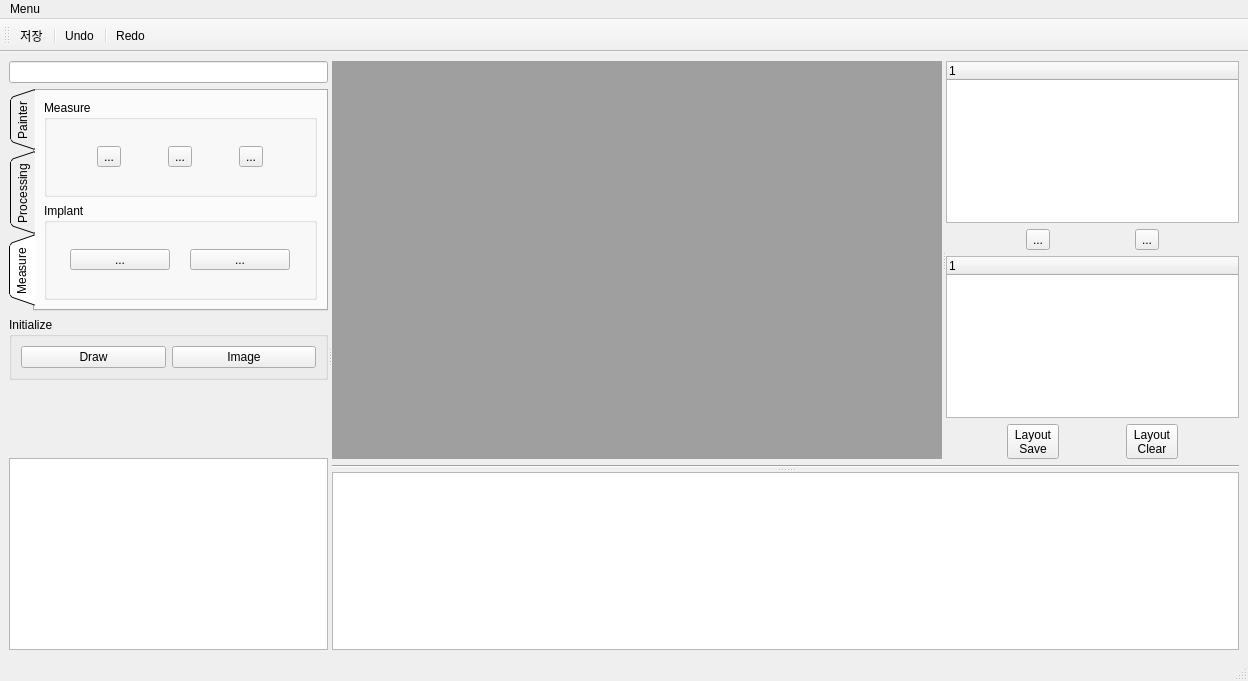
<?xml version="1.0" encoding="UTF-8"?>
<ui version="4.0">
 <class>MainWindow</class>
 <widget class="QMainWindow" name="MainWindow">
  <property name="geometry">
   <rect>
    <x>0</x>
    <y>0</y>
    <width>1248</width>
    <height>681</height>
   </rect>
  </property>
  <property name="windowTitle">
   <string>MainWindow</string>
  </property>
  <widget class="QWidget" name="centralwidget">
   <layout class="QGridLayout" name="gridLayout">
    <item row="0" column="0">
     <widget class="QSplitter" name="splitter3">
      <property name="orientation">
       <enum>Qt::Horizontal</enum>
      </property>
      <widget class="QWidget" name="layoutWidget">
       <layout class="QVBoxLayout" name="verticalLayout_5">
        <item>
         <widget class="QLineEdit" name="lineEdit"/>
        </item>
        <item>
         <widget class="QTabWidget" name="tabWidget">
          <property name="tabPosition">
           <enum>QTabWidget::West</enum>
          </property>
          <property name="tabShape">
           <enum>QTabWidget::Triangular</enum>
          </property>
          <property name="currentIndex">
           <number>2</number>
          </property>
          <widget class="QWidget" name="tab_3">
           <attribute name="title">
            <string>Painter</string>
           </attribute>
           <layout class="QVBoxLayout" name="verticalLayout">
            <item>
             <widget class="QGroupBox" name="brushGroupBox">
              <property name="title">
               <string>Brush</string>
              </property>
              <layout class="QHBoxLayout" name="horizontalLayout_6">
               <item>
                <widget class="QToolButton" name="brushToolButton">
                 <property name="text">
                  <string>Brush</string>
                 </property>
                 <property name="icon">
                  <iconset resource="Image.qrc">
                   <normaloff>:/Image/draw2.png</normaloff>:/Image/draw2.png</iconset>
                 </property>
                </widget>
               </item>
               <item>
                <widget class="QSpinBox" name="spinBox"/>
               </item>
              </layout>
             </widget>
            </item>
            <item>
             <widget class="QGroupBox" name="figureGroupBox">
              <property name="title">
               <string>Figure</string>
              </property>
              <layout class="QHBoxLayout" name="horizontalLayout_3">
               <item>
                <widget class="QToolButton" name="circleToolButton">
                 <property name="minimumSize">
                  <size>
                   <width>0</width>
                   <height>0</height>
                  </size>
                 </property>
                 <property name="text">
                  <string>...</string>
                 </property>
                 <property name="icon">
                  <iconset resource="Image.qrc">
                   <normaloff>:/Image/circle2.png</normaloff>:/Image/circle2.png</iconset>
                 </property>
                 <property name="iconSize">
                  <size>
                   <width>30</width>
                   <height>30</height>
                  </size>
                 </property>
                </widget>
               </item>
               <item>
                <widget class="QToolButton" name="triangleToolButton">
                 <property name="minimumSize">
                  <size>
                   <width>0</width>
                   <height>0</height>
                  </size>
                 </property>
                 <property name="text">
                  <string>...</string>
                 </property>
                 <property name="icon">
                  <iconset resource="Image.qrc">
                   <normaloff>:/Image/triangle2.png</normaloff>:/Image/triangle2.png</iconset>
                 </property>
                 <property name="iconSize">
                  <size>
                   <width>30</width>
                   <height>30</height>
                  </size>
                 </property>
                </widget>
               </item>
               <item>
                <widget class="QToolButton" name="rectangleToolButton">
                 <property name="minimumSize">
                  <size>
                   <width>0</width>
                   <height>0</height>
                  </size>
                 </property>
                 <property name="text">
                  <string>...</string>
                 </property>
                 <property name="icon">
                  <iconset resource="Image.qrc">
                   <normaloff>:/Image/rectangle2.png</normaloff>:/Image/rectangle2.png</iconset>
                 </property>
                 <property name="iconSize">
                  <size>
                   <width>30</width>
                   <height>30</height>
                  </size>
                 </property>
                </widget>
               </item>
               <item>
                <widget class="QToolButton" name="arrowToolButton">
                 <property name="minimumSize">
                  <size>
                   <width>0</width>
                   <height>0</height>
                  </size>
                 </property>
                 <property name="text">
                  <string>...</string>
                 </property>
                 <property name="icon">
                  <iconset resource="Image.qrc">
                   <normaloff>:/Image/arrow3.png</normaloff>:/Image/arrow3.png</iconset>
                 </property>
                 <property name="iconSize">
                  <size>
                   <width>30</width>
                   <height>30</height>
                  </size>
                 </property>
                </widget>
               </item>
              </layout>
             </widget>
            </item>
            <item>
             <widget class="QGroupBox" name="colorGroupBox">
              <property name="title">
               <string>Color</string>
              </property>
              <layout class="QHBoxLayout" name="horizontalLayout_4">
               <item>
                <widget class="QToolButton" name="colorToolButton">
                 <property name="layoutDirection">
                  <enum>Qt::LeftToRight</enum>
                 </property>
                 <property name="text">
                  <string>Color</string>
                 </property>
                 <property name="icon">
                  <iconset resource="Image.qrc">
                   <normaloff>:/Image/color.png</normaloff>:/Image/color.png</iconset>
                 </property>
                 <property name="iconSize">
                  <size>
                   <width>150</width>
                   <height>15</height>
                  </size>
                 </property>
                </widget>
               </item>
              </layout>
             </widget>
            </item>
           </layout>
          </widget>
          <widget class="QWidget" name="tab_4">
           <attribute name="title">
            <string>Processing</string>
           </attribute>
           <layout class="QVBoxLayout" name="verticalLayout_4">
            <item>
             <widget class="QGroupBox" name="imageGroupBox">
              <property name="title">
               <string>Image</string>
              </property>
              <layout class="QVBoxLayout" name="verticalLayout_3">
               <item>
                <layout class="QHBoxLayout" name="horizontalLayout_7">
                 <item>
                  <widget class="QToolButton" name="brightToolButton">
                   <property name="text">
                    <string>...</string>
                   </property>
                   <property name="icon">
                    <iconset resource="Image.qrc">
                     <normaloff>:/Image/bright.png</normaloff>:/Image/bright.png</iconset>
                   </property>
                   <property name="iconSize">
                    <size>
                     <width>30</width>
                     <height>30</height>
                    </size>
                   </property>
                  </widget>
                 </item>
                 <item>
                  <widget class="QToolButton" name="brightnessToolButton">
                   <property name="text">
                    <string>...</string>
                   </property>
                   <property name="icon">
                    <iconset resource="Image.qrc">
                     <normaloff>:/Image/brightness.png</normaloff>:/Image/brightness.png</iconset>
                   </property>
                   <property name="iconSize">
                    <size>
                     <width>30</width>
                     <height>30</height>
                    </size>
                   </property>
                  </widget>
                 </item>
                 <item>
                  <widget class="QToolButton" name="sharpenToolButton">
                   <property name="text">
                    <string>...</string>
                   </property>
                   <property name="icon">
                    <iconset resource="Image.qrc">
                     <normaloff>:/Image/sharpen.png</normaloff>:/Image/sharpen.png</iconset>
                   </property>
                   <property name="iconSize">
                    <size>
                     <width>30</width>
                     <height>30</height>
                    </size>
                   </property>
                  </widget>
                 </item>
                </layout>
               </item>
               <item>
                <layout class="QHBoxLayout" name="horizontalLayout_9">
                 <item>
                  <widget class="QToolButton" name="inversionToolButton">
                   <property name="text">
                    <string>...</string>
                   </property>
                   <property name="icon">
                    <iconset resource="Image.qrc">
                     <normaloff>:/Image/Contrast.png</normaloff>:/Image/Contrast.png</iconset>
                   </property>
                   <property name="iconSize">
                    <size>
                     <width>30</width>
                     <height>30</height>
                    </size>
                   </property>
                  </widget>
                 </item>
                 <item>
                  <widget class="QToolButton" name="verticalFlipToolButton">
                   <property name="text">
                    <string>...</string>
                   </property>
                   <property name="icon">
                    <iconset resource="Image.qrc">
                     <normaloff>:/Image/vertical flip.png</normaloff>:/Image/vertical flip.png</iconset>
                   </property>
                   <property name="iconSize">
                    <size>
                     <width>30</width>
                     <height>30</height>
                    </size>
                   </property>
                  </widget>
                 </item>
                 <item>
                  <widget class="QToolButton" name="horizontalFlipToolButton">
                   <property name="text">
                    <string>...</string>
                   </property>
                   <property name="icon">
                    <iconset resource="Image.qrc">
                     <normaloff>:/Image/horizontal flip.png</normaloff>:/Image/horizontal flip.png</iconset>
                   </property>
                   <property name="iconSize">
                    <size>
                     <width>30</width>
                     <height>30</height>
                    </size>
                   </property>
                  </widget>
                 </item>
                </layout>
               </item>
               <item>
                <layout class="QHBoxLayout" name="horizontalLayout_10">
                 <item>
                  <widget class="QToolButton" name="zoomInToolButton">
                   <property name="text">
                    <string>...</string>
                   </property>
                   <property name="icon">
                    <iconset resource="Image.qrc">
                     <normaloff>:/Image/zoom.png</normaloff>:/Image/zoom.png</iconset>
                   </property>
                   <property name="iconSize">
                    <size>
                     <width>30</width>
                     <height>30</height>
                    </size>
                   </property>
                  </widget>
                 </item>
                 <item>
                  <widget class="QToolButton" name="zoomOutToolButton">
                   <property name="text">
                    <string>...</string>
                   </property>
                   <property name="icon">
                    <iconset resource="Image.qrc">
                     <normaloff>:/Image/zoomOut.png</normaloff>:/Image/zoomOut.png</iconset>
                   </property>
                   <property name="iconSize">
                    <size>
                     <width>30</width>
                     <height>30</height>
                    </size>
                   </property>
                  </widget>
                 </item>
                 <item>
                  <widget class="QToolButton" name="panningToolButton">
                   <property name="text">
                    <string>...</string>
                   </property>
                   <property name="icon">
                    <iconset resource="Image.qrc">
                     <normaloff>:/Image/panning.png</normaloff>:/Image/panning.png</iconset>
                   </property>
                   <property name="iconSize">
                    <size>
                     <width>30</width>
                     <height>30</height>
                    </size>
                   </property>
                  </widget>
                 </item>
                </layout>
               </item>
               <item>
                <layout class="QHBoxLayout" name="horizontalLayout_12">
                 <item>
                  <widget class="QToolButton" name="leftRotateToolButton">
                   <property name="text">
                    <string>...</string>
                   </property>
                   <property name="icon">
                    <iconset resource="Image.qrc">
                     <normaloff>:/Image/rotate_L.png</normaloff>:/Image/rotate_L.png</iconset>
                   </property>
                   <property name="iconSize">
                    <size>
                     <width>30</width>
                     <height>30</height>
                    </size>
                   </property>
                  </widget>
                 </item>
                 <item>
                  <widget class="QToolButton" name="rightRotateToolButton">
                   <property name="text">
                    <string>...</string>
                   </property>
                   <property name="icon">
                    <iconset resource="Image.qrc">
                     <normaloff>:/Image/rotate_R.png</normaloff>:/Image/rotate_R.png</iconset>
                   </property>
                   <property name="iconSize">
                    <size>
                     <width>30</width>
                     <height>30</height>
                    </size>
                   </property>
                  </widget>
                 </item>
                </layout>
               </item>
              </layout>
             </widget>
            </item>
           </layout>
          </widget>
          <widget class="QWidget" name="tab">
           <attribute name="title">
            <string>Measure</string>
           </attribute>
           <layout class="QVBoxLayout" name="verticalLayout_6">
            <item>
             <widget class="QGroupBox" name="measureGroupBox">
              <property name="title">
               <string>Measure</string>
              </property>
              <layout class="QHBoxLayout" name="horizontalLayout_5">
               <item>
                <widget class="QToolButton" name="rulerToolButton">
                 <property name="minimumSize">
                  <size>
                   <width>0</width>
                   <height>0</height>
                  </size>
                 </property>
                 <property name="text">
                  <string>...</string>
                 </property>
                 <property name="icon">
                  <iconset resource="Image.qrc">
                   <normaloff>:/Image/ruler.png</normaloff>:/Image/ruler.png</iconset>
                 </property>
                 <property name="iconSize">
                  <size>
                   <width>30</width>
                   <height>30</height>
                  </size>
                 </property>
                </widget>
               </item>
               <item>
                <widget class="QToolButton" name="measureToolButton">
                 <property name="minimumSize">
                  <size>
                   <width>0</width>
                   <height>0</height>
                  </size>
                 </property>
                 <property name="text">
                  <string>...</string>
                 </property>
                 <property name="icon">
                  <iconset resource="Image.qrc">
                   <normaloff>:/Image/measure.png</normaloff>:/Image/measure.png</iconset>
                 </property>
                 <property name="iconSize">
                  <size>
                   <width>30</width>
                   <height>30</height>
                  </size>
                 </property>
                </widget>
               </item>
               <item>
                <widget class="QToolButton" name="protractorToolButton">
                 <property name="minimumSize">
                  <size>
                   <width>0</width>
                   <height>0</height>
                  </size>
                 </property>
                 <property name="text">
                  <string>...</string>
                 </property>
                 <property name="icon">
                  <iconset resource="Image.qrc">
                   <normaloff>:/Image/progtractor.png</normaloff>:/Image/progtractor.png</iconset>
                 </property>
                 <property name="iconSize">
                  <size>
                   <width>30</width>
                   <height>30</height>
                  </size>
                 </property>
                </widget>
               </item>
              </layout>
             </widget>
            </item>
            <item>
             <widget class="QGroupBox" name="implantGroupBox">
              <property name="title">
               <string>Implant</string>
              </property>
              <layout class="QHBoxLayout" name="horizontalLayout_11">
               <item>
                <widget class="QToolButton" name="implantToolButton">
                 <property name="minimumSize">
                  <size>
                   <width>100</width>
                   <height>0</height>
                  </size>
                 </property>
                 <property name="sizeIncrement">
                  <size>
                   <width>0</width>
                   <height>0</height>
                  </size>
                 </property>
                 <property name="text">
                  <string>...</string>
                 </property>
                 <property name="icon">
                  <iconset resource="Image.qrc">
                   <normaloff>:/Image/implant.png</normaloff>:/Image/implant.png</iconset>
                 </property>
                 <property name="iconSize">
                  <size>
                   <width>30</width>
                   <height>30</height>
                  </size>
                 </property>
                </widget>
               </item>
               <item>
                <widget class="QToolButton" name="implantToolButton_2">
                 <property name="minimumSize">
                  <size>
                   <width>100</width>
                   <height>0</height>
                  </size>
                 </property>
                 <property name="sizeIncrement">
                  <size>
                   <width>0</width>
                   <height>0</height>
                  </size>
                 </property>
                 <property name="text">
                  <string>...</string>
                 </property>
                 <property name="icon">
                  <iconset resource="Image.qrc">
                   <normaloff>:/Image/implant.png</normaloff>:/Image/implant.png</iconset>
                 </property>
                 <property name="iconSize">
                  <size>
                   <width>30</width>
                   <height>30</height>
                  </size>
                 </property>
                </widget>
               </item>
              </layout>
             </widget>
            </item>
           </layout>
          </widget>
         </widget>
        </item>
        <item>
         <widget class="QGroupBox" name="groupBox_6">
          <property name="title">
           <string>Initialize</string>
          </property>
          <layout class="QHBoxLayout" name="horizontalLayout_8">
           <item>
            <widget class="QPushButton" name="drawPushButton">
             <property name="text">
              <string>Draw</string>
             </property>
            </widget>
           </item>
           <item>
            <widget class="QPushButton" name="imagePushButton">
             <property name="text">
              <string>Image</string>
             </property>
            </widget>
           </item>
          </layout>
         </widget>
        </item>
        <item>
         <spacer name="verticalSpacer_2">
          <property name="orientation">
           <enum>Qt::Vertical</enum>
          </property>
          <property name="sizeHint" stdset="0">
           <size>
            <width>20</width>
            <height>40</height>
           </size>
          </property>
         </spacer>
        </item>
        <item>
         <widget class="QTableView" name="patientTableView">
          <property name="editTriggers">
           <set>QAbstractItemView::NoEditTriggers</set>
          </property>
          <property name="alternatingRowColors">
           <bool>true</bool>
          </property>
          <property name="selectionMode">
           <enum>QAbstractItemView::SingleSelection</enum>
          </property>
          <property name="selectionBehavior">
           <enum>QAbstractItemView::SelectRows</enum>
          </property>
          <attribute name="verticalHeaderDefaultSectionSize">
           <number>30</number>
          </attribute>
         </widget>
        </item>
       </layout>
      </widget>
      <widget class="QSplitter" name="splitter2">
       <property name="orientation">
        <enum>Qt::Vertical</enum>
       </property>
       <widget class="QWidget" name="layoutWidget">
        <layout class="QVBoxLayout" name="verticalLayout_14">
         <item>
          <widget class="QSplitter" name="splitter">
           <property name="orientation">
            <enum>Qt::Horizontal</enum>
           </property>
           <widget class="QMdiArea" name="mdiArea">
            <property name="viewMode">
             <enum>QMdiArea::TabbedView</enum>
            </property>
           </widget>
           <widget class="QWidget" name="layoutWidget">
            <layout class="QVBoxLayout" name="verticalLayout_2">
             <item>
              <widget class="QTreeWidget" name="treeWidget">
               <column>
                <property name="text">
                 <string notr="true">1</string>
                </property>
               </column>
              </widget>
             </item>
             <item>
              <layout class="QHBoxLayout" name="horizontalLayout">
               <item>
                <spacer name="horizontalSpacer_3">
                 <property name="orientation">
                  <enum>Qt::Horizontal</enum>
                 </property>
                 <property name="sizeHint" stdset="0">
                  <size>
                   <width>18</width>
                   <height>20</height>
                  </size>
                 </property>
                </spacer>
               </item>
               <item>
                <widget class="QToolButton" name="toolButton">
                 <property name="text">
                  <string>...</string>
                 </property>
                </widget>
               </item>
               <item>
                <spacer name="horizontalSpacer">
                 <property name="orientation">
                  <enum>Qt::Horizontal</enum>
                 </property>
                 <property name="sizeHint" stdset="0">
                  <size>
                   <width>18</width>
                   <height>20</height>
                  </size>
                 </property>
                </spacer>
               </item>
               <item>
                <widget class="QToolButton" name="toolButton_2">
                 <property name="text">
                  <string>...</string>
                 </property>
                </widget>
               </item>
               <item>
                <spacer name="horizontalSpacer_2">
                 <property name="orientation">
                  <enum>Qt::Horizontal</enum>
                 </property>
                 <property name="sizeHint" stdset="0">
                  <size>
                   <width>18</width>
                   <height>20</height>
                  </size>
                 </property>
                </spacer>
               </item>
              </layout>
             </item>
             <item>
              <widget class="QTreeWidget" name="treeWidget_2">
               <column>
                <property name="text">
                 <string notr="true">1</string>
                </property>
               </column>
              </widget>
             </item>
             <item>
              <layout class="QHBoxLayout" name="horizontalLayout_2">
               <item>
                <spacer name="horizontalSpacer_4">
                 <property name="orientation">
                  <enum>Qt::Horizontal</enum>
                 </property>
                 <property name="sizeHint" stdset="0">
                  <size>
                   <width>18</width>
                   <height>20</height>
                  </size>
                 </property>
                </spacer>
               </item>
               <item>
                <widget class="QToolButton" name="toolButton_3">
                 <property name="text">
                  <string>Layout
Save</string>
                 </property>
                </widget>
               </item>
               <item>
                <spacer name="horizontalSpacer_5">
                 <property name="orientation">
                  <enum>Qt::Horizontal</enum>
                 </property>
                 <property name="sizeHint" stdset="0">
                  <size>
                   <width>18</width>
                   <height>20</height>
                  </size>
                 </property>
                </spacer>
               </item>
               <item>
                <widget class="QToolButton" name="toolButton_4">
                 <property name="text">
                  <string>Layout
Clear</string>
                 </property>
                </widget>
               </item>
               <item>
                <spacer name="horizontalSpacer_6">
                 <property name="orientation">
                  <enum>Qt::Horizontal</enum>
                 </property>
                 <property name="sizeHint" stdset="0">
                  <size>
                   <width>18</width>
                   <height>20</height>
                  </size>
                 </property>
                </spacer>
               </item>
              </layout>
             </item>
            </layout>
           </widget>
          </widget>
         </item>
         <item>
          <widget class="Line" name="line">
           <property name="orientation">
            <enum>Qt::Horizontal</enum>
           </property>
          </widget>
         </item>
        </layout>
       </widget>
       <widget class="QWidget" name="layoutWidget">
        <layout class="QVBoxLayout" name="verticalLayout_15">
         <item>
          <spacer name="verticalSpacer">
           <property name="orientation">
            <enum>Qt::Vertical</enum>
           </property>
           <property name="sizeHint" stdset="0">
            <size>
             <width>20</width>
             <height>12</height>
            </size>
           </property>
          </spacer>
         </item>
         <item>
          <widget class="QListWidget" name="listWidget"/>
         </item>
        </layout>
       </widget>
      </widget>
     </widget>
    </item>
   </layout>
  </widget>
  <widget class="QMenuBar" name="menubar">
   <property name="geometry">
    <rect>
     <x>0</x>
     <y>0</y>
     <width>1248</width>
     <height>26</height>
    </rect>
   </property>
   <widget class="QMenu" name="menuMenu">
    <property name="title">
     <string>Menu</string>
    </property>
   </widget>
   <addaction name="menuMenu"/>
  </widget>
  <widget class="QStatusBar" name="statusbar"/>
  <widget class="QToolBar" name="toolBar">
   <property name="windowTitle">
    <string>toolBar</string>
   </property>
   <attribute name="toolBarArea">
    <enum>TopToolBarArea</enum>
   </attribute>
   <attribute name="toolBarBreak">
    <bool>false</bool>
   </attribute>
   <addaction name="actionSave"/>
   <addaction name="separator"/>
   <addaction name="actionUndo"/>
   <addaction name="separator"/>
   <addaction name="actionRedo"/>
  </widget>
  <action name="actionSave">
   <property name="text">
    <string>저장</string>
   </property>
  </action>
  <action name="actionRedo">
   <property name="text">
    <string>Redo</string>
   </property>
  </action>
  <action name="actionUndo">
   <property name="text">
    <string>Undo</string>
   </property>
  </action>
 </widget>
 <resources>
  <include location="Image.qrc"/>
 </resources>
 <connections/>
</ui>
